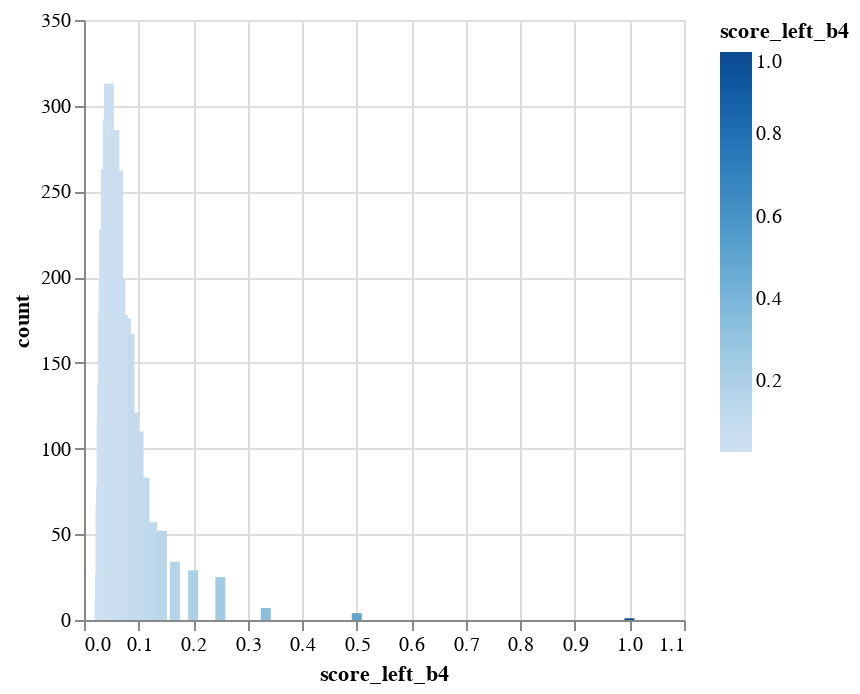
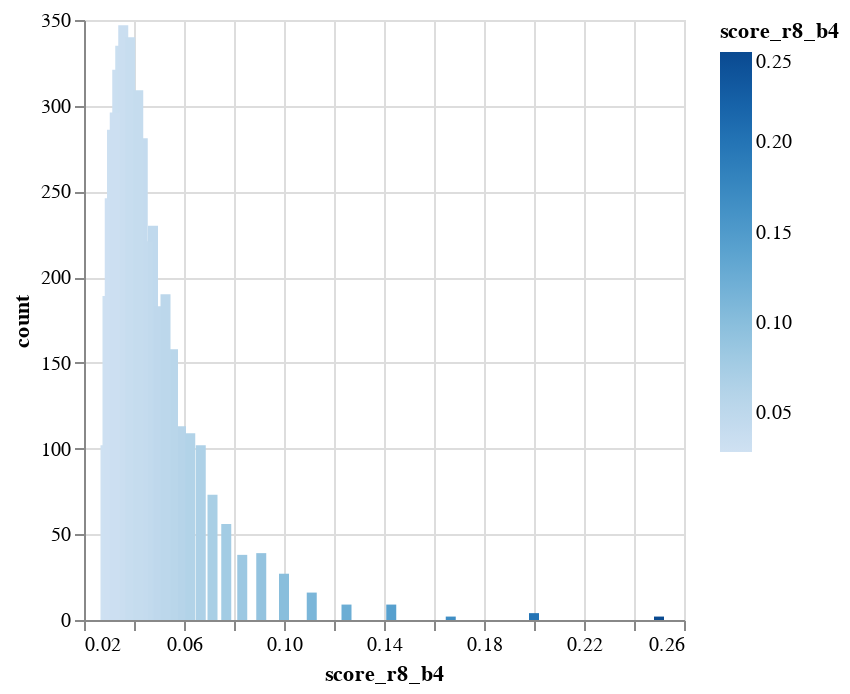

Source (notebook cell) for these figures, in order:
### Code cell
show_b_stats('score_left_b4')
show_b_stats('score_r8_b4')

### Figure 1 — Vega-Lite specification as saved in the notebook (floating-point values rounded to 4 significant figures)
{"config": {"view": {"continuousWidth": 300, "continuousHeight": 300}}, "data": {"name": "data-1e0fcfbab75015b43f31318736d278f1"}, "mark": {"type": "bar", "tooltip": true}, "encoding": {"color": {"field": "score_left_b4", "type": "quantitative"}, "x": {"field": "score_left_b4", "type": "quantitative"}, "y": {"field": "count", "type": "quantitative"}}, "params": [{"name": "param_7", "select": {"type": "interval", "encodings": ["x", "y"]}, "bind": "scales"}], "$schema": "https://vega.github.io/schema/vega-lite/v5.20.1.json", "datasets": {"data-1e0fcfbab75015b43f31318736d278f1": [{"score_left_b4": 0.0333, "count": 138}, {"score_left_b4": 0.0769, "count": 176}, {"score_left_b4": 0.0476, "count": 285}, {"score_left_b4": 0.125, "count": 57}, {"score_left_b4": 0.0588, "count": 248}, {"score_left_b4": 0.5, "count": 4}, {"score_left_b4": 0.1, "count": 110}, {"score_left_b4": 0.0833, "count": 167}, {"score_left_b4": 0.037, "count": 228}, {"score_left_b4": 0.0714, "count": 178}, {"score_left_b4": 0.0345, "count": 178}, {"score_left_b4": 0.0312, "count": 78}, {"score_left_b4": 0.3333, "count": 7}, {"score_left_b4": 0.0625, "count": 262}, {"score_left_b4": 0.04, "count": 263}, {"score_left_b4": 0.1111, "count": 83}, {"score_left_b4": 0.0303, "count": 67}, {"score_left_b4": 0.0667, "count": 199}, {"score_left_b4": 0.0286, "count": 12}, {"score_left_b4": 0.05, "count": 282}, {"score_left_b4": 0.0455, "count": 313}, {"score_left_b4": 0.0294, "count": 27}, {"score_left_b4": 0.0357, "count": 198}, {"score_left_b4": 0.25, "count": 25}, {"score_left_b4": 0.0435, "count": 292}, {"score_left_b4": 0.1429, "count": 52}, {"score_left_b4": 0.2, "count": 29}, {"score_left_b4": 1.0, "count": 1}, {"score_left_b4": 0.0323, "count": 116}, {"score_left_b4": 0.0385, "count": 223}, {"score_left_b4": 0.1667, "count": 34}, {"score_left_b4": 0.0909, "count": 121}, {"score_left_b4": 0.0417, "count": 249}, {"score_left_b4": 0.0526, "count": 270}, {"score_left_b4": 0.0556, "count": 286}]}}

### Figure 2 — Vega-Lite specification as saved in the notebook (floating-point values rounded to 4 significant figures)
{"config": {"view": {"continuousWidth": 300, "continuousHeight": 300}}, "data": {"name": "data-8b1e939a1d147f881be839efa64f1ed2"}, "mark": {"type": "bar", "tooltip": true}, "encoding": {"color": {"field": "score_r8_b4", "type": "quantitative"}, "x": {"field": "score_r8_b4", "type": "quantitative"}, "y": {"field": "count", "type": "quantitative"}}, "params": [{"name": "param_8", "select": {"type": "interval", "encodings": ["x", "y"]}, "bind": "scales"}], "$schema": "https://vega.github.io/schema/vega-lite/v5.20.1.json", "datasets": {"data-8b1e939a1d147f881be839efa64f1ed2": [{"score_r8_b4": 0.0769, "count": 56}, {"score_r8_b4": 0.0588, "count": 113}, {"score_r8_b4": 0.0333, "count": 321}, {"score_r8_b4": 0.0476, "count": 230}, {"score_r8_b4": 0.125, "count": 9}, {"score_r8_b4": 0.037, "count": 324}, {"score_r8_b4": 0.0714, "count": 73}, {"score_r8_b4": 0.0833, "count": 38}, {"score_r8_b4": 0.1, "count": 27}, {"score_r8_b4": 0.0312, "count": 286}, {"score_r8_b4": 0.0345, "count": 335}, {"score_r8_b4": 0.0625, "count": 109}, {"score_r8_b4": 0.04, "count": 301}, {"score_r8_b4": 0.0667, "count": 102}, {"score_r8_b4": 0.0286, "count": 102}, {"score_r8_b4": 0.25, "count": 2}, {"score_r8_b4": 0.0357, "count": 347}, {"score_r8_b4": 0.0455, "count": 221}, {"score_r8_b4": 0.0294, "count": 189}, {"score_r8_b4": 0.05, "count": 183}, {"score_r8_b4": 0.1111, "count": 16}, {"score_r8_b4": 0.0303, "count": 246}, {"score_r8_b4": 0.0435, "count": 281}, {"score_r8_b4": 0.1429, "count": 9}, {"score_r8_b4": 0.2, "count": 4}, {"score_r8_b4": 0.0323, "count": 296}, {"score_r8_b4": 0.1667, "count": 2}, {"score_r8_b4": 0.0909, "count": 39}, {"score_r8_b4": 0.0385, "count": 340}, {"score_r8_b4": 0.0556, "count": 158}, {"score_r8_b4": 0.0417, "count": 309}, {"score_r8_b4": 0.0526, "count": 190}]}}
